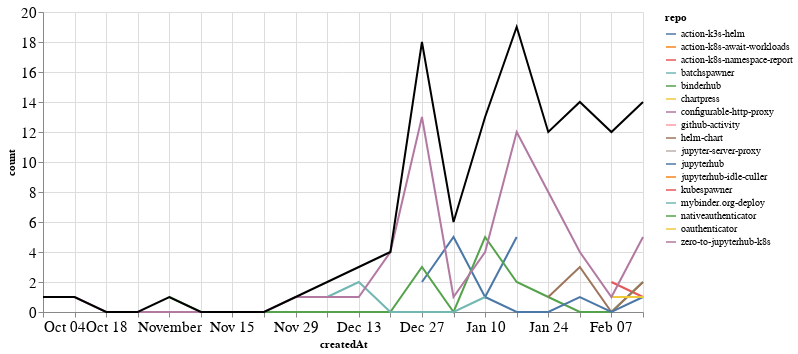

Notebook source saved alongside this figure:
### Markdown cell above
### PRs

### Code cell
prs_time = prs.groupby('repo').resample('W', on='createdAt').count()['author'].reset_index()
prs_time = prs_time.rename(columns={'author': 'count'})
prs_time_total = prs_time.groupby('createdAt').agg({"count": "sum"}).reset_index()

ch1 = alt.Chart(prs_time, width=600).mark_line().encode(
    x='createdAt',
    y='count',
    color='repo',
    tooltip="repo"
)

ch2 = alt.Chart(prs_time_total, width=600).mark_line(color="black").encode(
    x='createdAt',
    y='count',
)

ch1 + ch2

### Figure 1 — Vega-Lite specification as saved in the notebook (floating-point values rounded to 4 significant figures)
{"config": {"axisLeft": {"labelFontSize": 15}, "axisBottom": {"labelFontSize": 15}}, "layer": [{"data": {"name": "data-020fbd4d5de35348ccf0e1f3cdc6d11d"}, "mark": "line", "encoding": {"color": {"type": "nominal", "field": "repo"}, "tooltip": {"type": "nominal", "field": "repo"}, "x": {"type": "temporal", "field": "createdAt"}, "y": {"type": "quantitative", "field": "count"}}, "width": 600}, {"data": {"name": "data-565ece847a658383b478fe8dd0d12d45"}, "mark": {"type": "line", "color": "black"}, "encoding": {"x": {"type": "temporal", "field": "createdAt"}, "y": {"type": "quantitative", "field": "count"}}, "width": 600}], "$schema": "https://vega.github.io/schema/vega-lite/v4.8.1.json", "datasets": {"data-020fbd4d5de35348ccf0e1f3cdc6d11d": [{"repo": "action-k3s-helm", "createdAt": "2020-12-27T00:00:00", "count": 2}, {"repo": "action-k3s-helm", "createdAt": "2021-01-03T00:00:00", "count": 5}, {"repo": "action-k3s-helm", "createdAt": "2021-01-10T00:00:00", "count": 1}, {"repo": "action-k3s-helm", "createdAt": "2021-01-17T00:00:00", "count": 5}, {"repo": "action-k8s-await-workloads", "createdAt": "2021-02-07T00:00:00", "count": 3}, {"repo": "action-k8s-namespace-report", "createdAt": "2021-02-07T00:00:00", "count": 2}, {"repo": "action-k8s-namespace-report", "createdAt": "2021-02-14T00:00:00", "count": 1}, {"repo": "batchspawner", "createdAt": "2021-01-31T00:00:00", "count": 1}, {"repo": "binderhub", "createdAt": "2020-11-01T00:00:00", "count": 1}, {"repo": "binderhub", "createdAt": "2020-11-08T00:00:00", "count": 0}, {"repo": "binderhub", "createdAt": "2020-11-15T00:00:00", "count": 0}, {"repo": "binderhub", "createdAt": "2020-11-22T00:00:00", "count": 0}, {"repo": "binderhub", "createdAt": "2020-11-29T00:00:00", "count": 0}, {"repo": "binderhub", "createdAt": "2020-12-06T00:00:00", "count": 0}, {"repo": "binderhub", "createdAt": "2020-12-13T00:00:00", "count": 0}, {"repo": "binderhub", "createdAt": "2020-12-20T00:00:00", "count": 0}, {"repo": "binderhub", "createdAt": "2020-12-27T00:00:00", "count": 3}, {"repo": "binderhub", "createdAt": "2021-01-03T00:00:00", "count": 0}, {"repo": "binderhub", "createdAt": "2021-01-10T00:00:00", "count": 5}, {"repo": "binderhub", "createdAt": "2021-01-17T00:00:00", "count": 2}, {"repo": "binderhub", "createdAt": "2021-01-24T00:00:00", "count": 1}, {"repo": "binderhub", "createdAt": "2021-01-31T00:00:00", "count": 0}, {"repo": "binderhub", "createdAt": "2021-02-07T00:00:00", "count": 0}, {"repo": "binderhub", "createdAt": "2021-02-14T00:00:00", "count": 2}, {"repo": "chartpress", "createdAt": "2021-01-24T00:00:00", "count": 2}, {"repo": "configurable-http-proxy", "createdAt": "2021-02-07T00:00:00", "count": 2}, {"repo": "github-activity", "createdAt": "2021-01-10T00:00:00", "count": 1}, {"repo": "helm-chart", "createdAt": "2021-01-24T00:00:00", "count": 1}, {"repo": "helm-chart", "createdAt": "2021-01-31T00:00:00", "count": 3}, {"repo": "helm-chart", "createdAt": "2021-02-07T00:00:00", "count": 0}, {"repo": "helm-chart", "createdAt": "2021-02-14T00:00:00", "count": 2}, {"repo": "jupyter-server-proxy", "createdAt": "2021-02-07T00:00:00", "count": 3}, {"repo": "jupyterhub", "createdAt": "2021-01-10T00:00:00", "count": 1}, {"repo": "jupyterhub", "createdAt": "2021-01-17T00:00:00", "count": 0}, {"repo": "jupyterhub", "createdAt": "2021-01-24T00:00:00", "count": 0}, {"repo": "jupyterhub", "createdAt": "2021-01-31T00:00:00", "count": 1}, {"repo": "jupyterhub", "createdAt": "2021-02-07T00:00:00", "count": 0}, {"repo": "jupyterhub", "createdAt": "2021-02-14T00:00:00", "count": 1}, {"repo": "jupyterhub-idle-culler", "createdAt": "2021-01-31T00:00:00", "count": 1}, {"repo": "kubespawner", "createdAt": "2021-02-14T00:00:00", "count": 2}, {"repo": "mybinder.org-deploy", "createdAt": "2020-12-06T00:00:00", "count": 1}, {"repo": "mybinder.org-deploy", "createdAt": "2020-12-13T00:00:00", "count": 2}, {"repo": "mybinder.org-deploy", "createdAt": "2020-12-20T00:00:00", "count": 0}, {"repo": "mybinder.org-deploy", "createdAt": "2020-12-27T00:00:00", "count": 0}, {"repo": "mybinder.org-deploy", "createdAt": "2021-01-03T00:00:00", "count": 0}, {"repo": "mybinder.org-deploy", "createdAt": "2021-01-10T00:00:00", "count": 1}, {"repo": "nativeauthenticator", "createdAt": "2021-01-31T00:00:00", "count": 4}, {"repo": "oauthenticator", "createdAt": "2021-02-07T00:00:00", "count": 1}, {"repo": "oauthenticator", "createdAt": "2021-02-14T00:00:00", "count": 1}, {"repo": "zero-to-jupyterhub-k8s", "createdAt": "2020-10-04T00:00:00", "count": 1}, {"repo": "zero-to-jupyterhub-k8s", "createdAt": "2020-10-11T00:00:00", "count": 1}, {"repo": "zero-to-jupyterhub-k8s", "createdAt": "2020-10-18T00:00:00", "count": 0}, {"repo": "zero-to-jupyterhub-k8s", "createdAt": "2020-10-25T00:00:00", "count": 0}, {"repo": "zero-to-jupyterhub-k8s", "createdAt": "2020-11-01T00:00:00", "count": 0}, {"repo": "zero-to-jupyterhub-k8s", "createdAt": "2020-11-08T00:00:00", "count": 0}, {"repo": "zero-to-jupyterhub-k8s", "createdAt": "2020-11-15T00:00:00", "count": 0}, {"repo": "zero-to-jupyterhub-k8s", "createdAt": "2020-11-22T00:00:00", "count": 0}, {"repo": "zero-to-jupyterhub-k8s", "createdAt": "2020-11-29T00:00:00", "count": 1}, {"repo": "zero-to-jupyterhub-k8s", "createdAt": "2020-12-06T00:00:00", "count": 1}, {"repo": "zero-to-jupyterhub-k8s", "createdAt": "2020-12-13T00:00:00", "count": 1}, {"repo": "zero-to-jupyterhub-k8s", "createdAt": "2020-12-20T00:00:00", "count": 4}, {"repo": "zero-to-jupyterhub-k8s", "createdAt": "2020-12-27T00:00:00", "count": 13}, {"repo": "zero-to-jupyterhub-k8s", "createdAt": "2021-01-03T00:00:00", "count": 1}, {"repo": "zero-to-jupyterhub-k8s", "createdAt": "2021-01-10T00:00:00", "count": 4}, {"repo": "zero-to-jupyterhub-k8s", "createdAt": "2021-01-17T00:00:00", "count": 12}, {"repo": "zero-to-jupyterhub-k8s", "createdAt": "2021-01-24T00:00:00", "count": 8}, {"repo": "zero-to-jupyterhub-k8s", "createdAt": "2021-01-31T00:00:00", "count": 4}, {"repo": "zero-to-jupyterhub-k8s", "createdAt": "2021-02-07T00:00:00", "count": 1}, {"repo": "zero-to-jupyterhub-k8s", "createdAt": "2021-02-14T00:00:00", "count": 5}], "data-565ece847a658383b478fe8dd0d12d45": [{"createdAt": "2020-10-04T00:00:00", "count": 1}, {"createdAt": "2020-10-11T00:00:00", "count": 1}, {"createdAt": "2020-10-18T00:00:00", "count": 0}, {"createdAt": "2020-10-25T00:00:00", "count": 0}, {"createdAt": "2020-11-01T00:00:00", "count": 1}, {"createdAt": "2020-11-08T00:00:00", "count": 0}, {"createdAt": "2020-11-15T00:00:00", "count": 0}, {"createdAt": "2020-11-22T00:00:00", "count": 0}, {"createdAt": "2020-11-29T00:00:00", "count": 1}, {"createdAt": "2020-12-06T00:00:00", "count": 2}, {"createdAt": "2020-12-13T00:00:00", "count": 3}, {"createdAt": "2020-12-20T00:00:00", "count": 4}, {"createdAt": "2020-12-27T00:00:00", "count": 18}, {"createdAt": "2021-01-03T00:00:00", "count": 6}, {"createdAt": "2021-01-10T00:00:00", "count": 13}, {"createdAt": "2021-01-17T00:00:00", "count": 19}, {"createdAt": "2021-01-24T00:00:00", "count": 12}, {"createdAt": "2021-01-31T00:00:00", "count": 14}, {"createdAt": "2021-02-07T00:00:00", "count": 12}, {"createdAt": "2021-02-14T00:00:00", "count": 14}]}}
